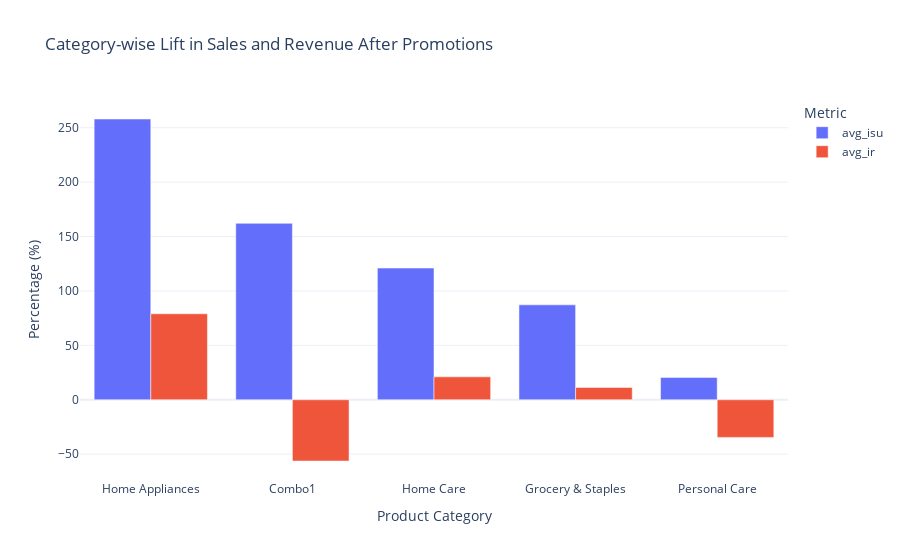

This figure's notebook cell:
### Code cell
# Visualization: category-wise lift comparison
fig = px.bar(
    cat_lift,
    x='category',
    y=['avg_isu', 'avg_ir'],
    barmode='group',
    title='Category-wise Lift in Sales and Revenue After Promotions',
    labels={'value': 'Percentage (%)', 'category': 'Product Category', 'variable': 'Metric'},
    template='plotly_white'
)
fig.show()

### Figure 1 — Plotly figure (JSON) as saved in the notebook; plotly's stock layout.template omitted (floating-point values rounded to 4 significant figures)
{"data": [{"alignmentgroup": "True", "hovertemplate": "Metric=avg_isu<br>Product Category=%{x}<br>Percentage (%)=%{y}<extra></extra>", "legendgroup": "avg_isu", "marker": {"color": "#636efa", "pattern": {"shape": ""}}, "name": "avg_isu", "offsetgroup": "avg_isu", "orientation": "v", "showlegend": true, "textposition": "auto", "type": "bar", "x": ["Home Appliances", "Combo1", "Home Care", "Grocery & Staples", "Personal Care"], "xaxis": "x", "y": [258.1, 162.2, 121.0, 87.23, 20.56], "yaxis": "y"}, {"alignmentgroup": "True", "hovertemplate": "Metric=avg_ir<br>Product Category=%{x}<br>Percentage (%)=%{y}<extra></extra>", "legendgroup": "avg_ir", "marker": {"color": "#EF553B", "pattern": {"shape": ""}}, "name": "avg_ir", "offsetgroup": "avg_ir", "orientation": "v", "showlegend": true, "textposition": "auto", "type": "bar", "x": ["Home Appliances", "Combo1", "Home Care", "Grocery & Staples", "Personal Care"], "xaxis": "x", "y": [79.03, -56.3, 21.07, 11.29, -34.61], "yaxis": "y"}], "layout": {"barmode": "group", "legend": {"title": {"text": "Metric"}, "tracegroupgap": 0}, "title": {"text": "Category-wise Lift in Sales and Revenue After Promotions"}, "xaxis": {"anchor": "y", "domain": [0, 1], "title": {"text": "Product Category"}}, "yaxis": {"anchor": "x", "domain": [0, 1], "title": {"text": "Percentage (%)"}}}}
